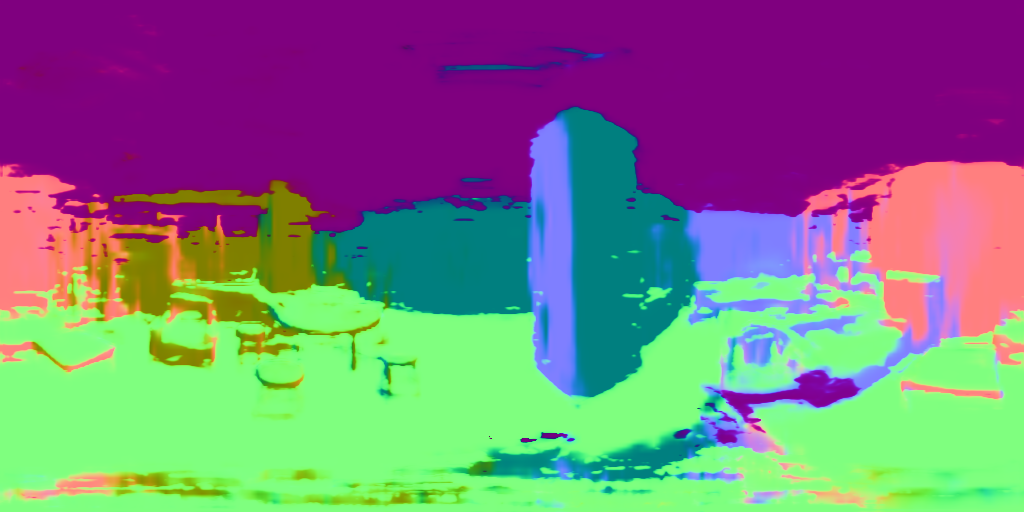
#> input picture data/real/hall/output_normal.png, 1024 x 512 px; its folder holds 2 pictures in this run
$ python shading.py   (older library calls are emulated)
#> lines starting #> are read from the running program, lines starting #| are printed output that depends on the picture
### Lighting_Estimation/utils.py
import numpy as np

"""
    In this file, the coordinate system is defined as below:
    Image coordinate system:

     -------------->  x
    |  ***
    |    ***
    |     ****
    y
    #####################################

    Sphere coordinate system:
    vertically angle (elevation) : phi,    is the angle between vector and x-z plane
    Image coordinate   y    range:   0     ~ height
    Sphere coordinate  phi  range: -0.5*pi ~ 0.5*pi

    horizontally angle (azimuth): theta,   is the angle between vector and z axis
    Image coordinate   x      range:   0 ~ width
    Sphere coordinate  theta  range: -pi ~ pi

    #####################################
    World coordinate system:
        z
       /
      /
     /
     -------------->  x
    |
    |
    |
    y

"""


# [65 lines left out: functions image_2_world_coordinate, angle_2_image_coordinate, world_2_angle_coordinate, auto_render_coor_to_image_coor, normalize, not called in this run]


def normalize_axis(x, axis=None):
    if len(np.shape(x)) == 1:
        return x/(np.linalg.norm(x))
    else:
        return x/np.expand_dims(np.linalg.norm(x, axis=axis), axis=axis)


# [81 lines left out: functions calc_foot_point_on_plane, rotateVector, vec_2_halfangle, SurfaceArea_of_EnvMap, LightDirection_of_EnvMap, not called in this run]

### TV_optimization/shading.py
import numpy as np
import sys
sys.path.append('./Lighting_Estimation')
import utils
import cv2 as cv
import os
import glob
import time

def light_direction_normal_product(light_direction, normal):
    product = np.sum(light_direction * normal, axis=-1)
    occlude_idx = np.where(product < 0)
    product[occlude_idx] = 0
    return product


def shading_renderer(env_intensity, target_normal, ld_surface_map):
    """
    Shading = dot(Light_direction * surface_area, normal) * environment_intensity
    Where "Light_direction * surface_area" is pre-computed as ld_surface_map
    """
    l_contri = light_direction_normal_product(ld_surface_map, target_normal)
    if len(env_intensity.shape) == 3:
        l_contri = np.expand_dims(l_contri, axis=-1)
    result = l_contri * env_intensity
    return result.sum(axis=(0, 1))


if __name__ == '__main__':
    scene_path_list = glob.glob('./data/*/*')
    for env_list_path in scene_path_list:
        scene_name = os.path.basename(env_list_path)

        normal_path = os.path.join(env_list_path, 'output_normal.png')
        normal_map = (cv.imread(normal_path)[:,:,::-1].astype(np.float32) - 127) / 127
        # normal_path = os.path.join(env_list_path, 'output_normal.npy')
        # normal_map = np.load(normal_path)
        normal_map = utils.normalize_axis(normal_map, axis=-1)
#> in normalize_axis, `return x/np.expand_dims(np.linalg.norm(x, axis=axis), axis=axis)`:
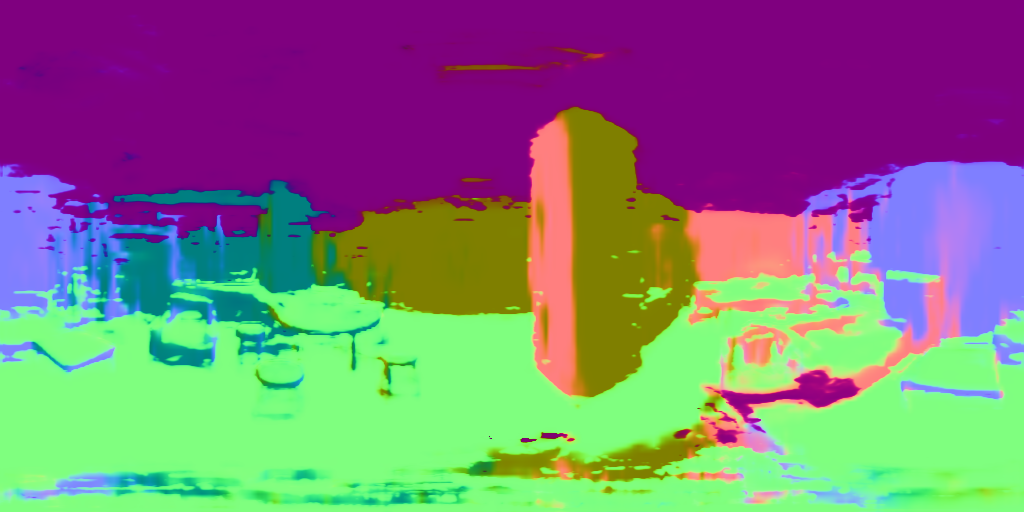
#> returned value: shape (512, 1024, 3) float32; mean of channels 0, 1, 2 -0.0145, -0.0401, 0.0157; drawn with min black and max white
        # normal_map = cv.resize(normal_map, (256, 128), interpolation=cv.INTER_NEAREST)

        # env_map = np.load('data/real/office/hdr.npy')
        # env_map = cv.resize(env_map, (128, 64), interpolation=cv.INTER_LINEAR)

        start_time = time.time()
        shading = np.zeros(shape=normal_map.shape, dtype=np.float32)
        total_num_pixel = shading.shape[0]*shading.shape[1]
#> total_num_pixel = 524288
        i = 0
        this_part = 1
#> (the run stopped early here; a loop or call above may not have finished)
